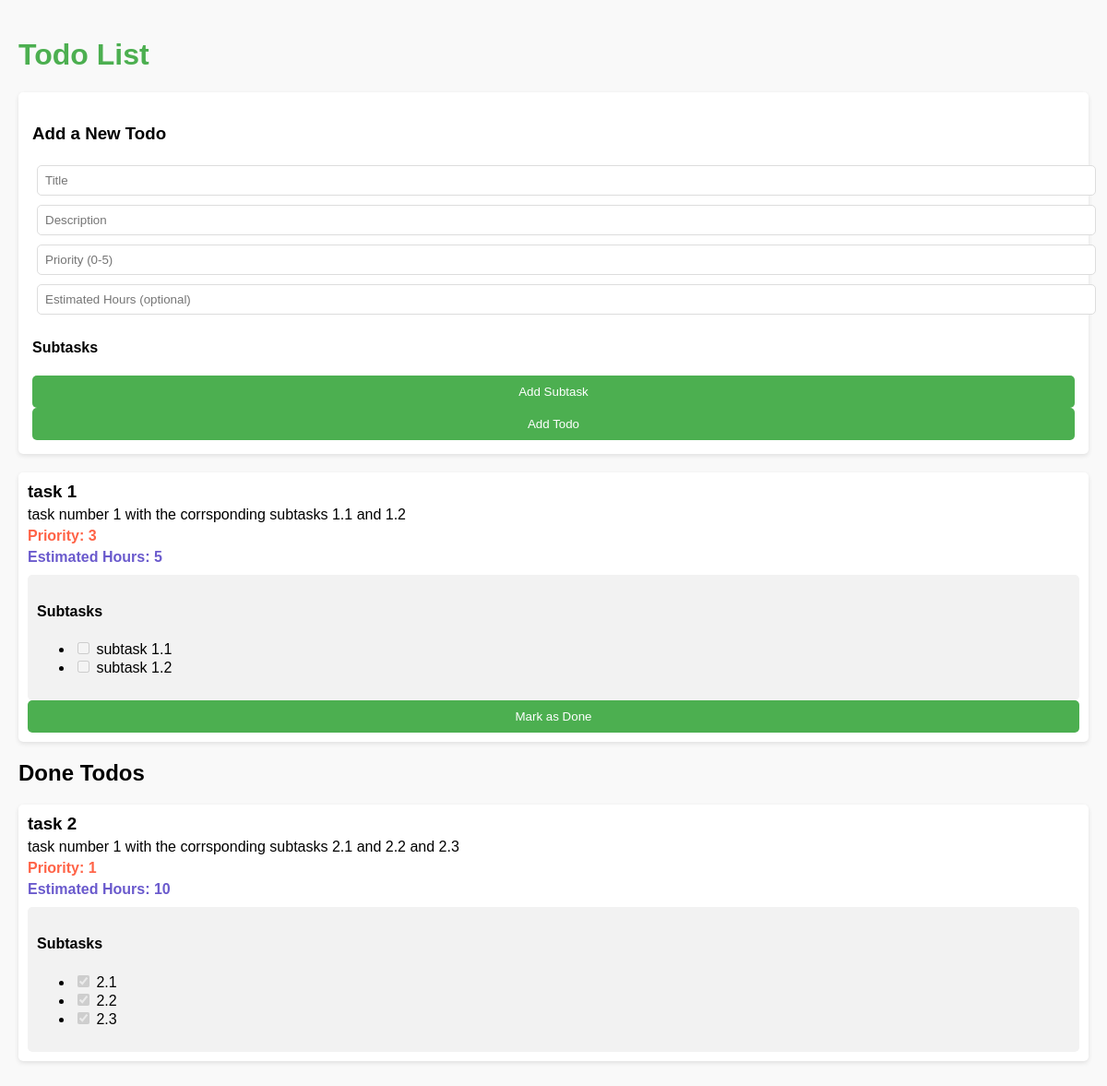
The page /todos/ on the database its author committed.
### main.py (models this page shows)
class TodoItem(Base):
    __tablename__ = "todos"
    id = Column(Integer, primary_key=True, index=True)
    title = Column(String, index=True)
    description = Column(String, index=True)
    priority = Column(Integer, index=True)
    done = Column(Boolean, default=False)  # Track if the task is done
    estimated_hours = Column(Integer, nullable=True)  # Estimated hours for completion
    subtasks = relationship("Subtask", back_populates="parent_task", cascade="all, delete-orphan")

class Subtask(Base):
    __tablename__ = "subtasks"
    id = Column(Integer, primary_key=True, index=True)
    title = Column(String, index=True)
    done = Column(Boolean, default=False)
    estimated_hours = Column(Integer, nullable=True)  # Add estimated hours to subtasks
    task_id = Column(Integer, ForeignKey("todos.id"))
    parent_task = relationship("TodoItem", back_populates="subtasks")

### main.py (the view)
@app.get("/todos/", response_class=HTMLResponse)
async def todos(request: Request, db: Session = Depends(get_db)):
    active_todos = db.query(TodoItem).filter(TodoItem.done == False).order_by(TodoItem.priority).all()
    done_todos = db.query(TodoItem).filter(TodoItem.done == True).all()
    print("Active Todos:", active_todos)
    print("Done Todos:", done_todos)
    return templates.TemplateResponse(
        "index_todos.html",
        {"request": request, "active_todos": active_todos, "done_todos": done_todos},
    )

### templates/index_todos.html (shortened to what this page needs)
<!DOCTYPE html>
<html lang="en">
<head>
</head>
<body>
    <h1>Todo List</h1>
    <div class="todo-form">
        <h3>Add a New Todo</h3>
        <form id="todo-form">
            <input type="text" id="title" placeholder="Title" required>
            <input type="text" id="description" placeholder="Description" required>
            <input type="number" id="priority" placeholder="Priority (0-5)" min="0" max="5" required>
            <input type="number" id="estimated-hours" placeholder="Estimated Hours (optional)" min="0">
            <div id="subtasks-container">
                <h4>Subtasks</h4>
                <button type="button" onclick="addSubtask()">Add Subtask</button>
            </div>
            <button type="submit">Add Todo</button>
        </form>
    </div>
	<div id="active-todo-list">
		{% for todo in active_todos %}
		<div class="todo-item" id="todo-{{ todo.id }}">
			<h3>{{ todo.title }}</h3>
			<p>{{ todo.description }}</p>
			<p class="priority">Priority: {{ todo.priority }}</p>
			<p class="hours">Estimated Hours: {{ todo.estimated_hours or 'N/A' }}</p>
			{% if todo.subtasks %}
			<div class="subtasks">
				<h4>Subtasks</h4>
				<ul>
					{% for subtask in todo.subtasks %}
					<li>
						<input type="checkbox" {% if subtask.done %}checked{% endif %} disabled> {{ subtask.title }}
					</li>
					{% endfor %}
				</ul>
			</div>
			{% endif %}
			<button class="mark-done-button" data-todo-id="{{ todo.id }}">Mark as Done</button>
		</div>
		{% endfor %}
	</div>
    <h2>Done Todos</h2>
    <div id="done-todo-list">
        {% for todo in done_todos %}
        <div class="todo-item">
            <h3>{{ todo.title }}</h3>
            <p>{{ todo.description }}</p>
            <p class="priority">Priority: {{ todo.priority }}</p>
            <p class="hours">Estimated Hours: {{ todo.estimated_hours or 'N/A' }}</p>
            {% if todo.subtasks %}
            <div class="subtasks">
                <h4>Subtasks</h4>
                <ul>
                    {% for subtask in todo.subtasks %}
                    <li>
                        <input type="checkbox" {% if subtask.done %}checked{% endif %} disabled> {{ subtask.title }}
                    </li>
                    {% endfor %}
                </ul>
            </div>
            {% endif %}
        </div>
        {% endfor %}
    </div>
</body>
</html>

### templates/index_todos.html (style rules this page uses)
body { font-family: Arial, sans-serif; background-color: #f9f9f9; margin: 0; padding: 20px; }
h1 { color: #4CAF50; }
.todo-item { background: #fff; padding: 10px; margin: 10px 0; border-radius: 5px; box-shadow: 0 2px 5px rgba(0, 0, 0, 0.1); }
.todo-item h3 { margin: 0; font-weight: bold; }
.todo-item p { margin: 5px 0; }
.todo-item .priority { color: #FF6347; font-weight: bold; }
.todo-item .hours { color: #6A5ACD; font-weight: bold; }
.todo-item .subtasks { margin-top: 10px; padding: 10px; background: #f2f2f2; border-radius: 5px; }
.todo-form { margin: 20px 0; padding: 15px; background-color: #fff; border-radius: 5px; box-shadow: 0 2px 5px rgba(0, 0, 0, 0.1); }
input[type="text"], input[type="number"] { padding: 8px; margin: 5px; width: 100%; border: 1px solid #ddd; border-radius: 5px; }
button { padding: 10px; background-color: #4CAF50; color: white; border: none; border-radius: 5px; cursor: pointer; width: 100%; }

### rows shown on the page
TodoItem: title "task 1", description "task number 1 with the corrsponding subtasks 1.1 and 1.2", priority "3", estimated_hours "5"
Subtask: title "subtask 1.1"
Subtask: title "subtask 1.2"
TodoItem: title "task 2", description "task number 1 with the corrsponding subtasks 2.1 and 2.2 and 2.3", priority "1", estimated_hours "10"
Subtask: done "☑", title "2.1"
Subtask: done "☑", title "2.2"
Subtask: done "☑", title "2.3"
